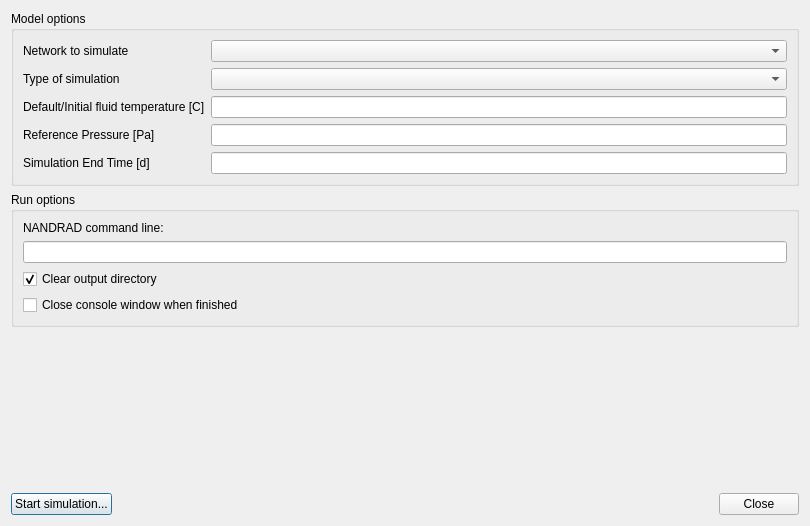
<?xml version="1.0" encoding="UTF-8"?>
<ui version="4.0">
 <class>SVSimulationStartNetworkSim</class>
 <widget class="QDialog" name="SVSimulationStartNetworkSim">
  <property name="geometry">
   <rect>
    <x>0</x>
    <y>0</y>
    <width>810</width>
    <height>526</height>
   </rect>
  </property>
  <property name="windowTitle">
   <string>Start hydraulic network simulation</string>
  </property>
  <layout class="QGridLayout" name="gridLayout_2">
   <item row="0" column="0" colspan="3">
    <widget class="QGroupBox" name="groupBox">
     <property name="title">
      <string>Model options</string>
     </property>
     <layout class="QFormLayout" name="formLayout">
      <item row="0" column="0">
       <widget class="QLabel" name="label_3">
        <property name="text">
         <string>Network to simulate</string>
        </property>
       </widget>
      </item>
      <item row="0" column="1">
       <widget class="QComboBox" name="comboBoxNetwork"/>
      </item>
      <item row="1" column="0">
       <widget class="QLabel" name="label_2">
        <property name="text">
         <string>Type of simulation</string>
        </property>
       </widget>
      </item>
      <item row="1" column="1">
       <widget class="QComboBox" name="comboBoxModelType"/>
      </item>
      <item row="2" column="0">
       <widget class="QLabel" name="label_4">
        <property name="text">
         <string>Default/Initial fluid temperature [C]</string>
        </property>
       </widget>
      </item>
      <item row="2" column="1">
       <widget class="QtExt::ValidatingLineEdit" name="lineEditDefaultFluidTemperature"/>
      </item>
      <item row="3" column="0">
       <widget class="QLabel" name="label_5">
        <property name="text">
         <string>Reference Pressure [Pa]</string>
        </property>
       </widget>
      </item>
      <item row="3" column="1">
       <widget class="QtExt::ValidatingLineEdit" name="lineEditReferencePressure">
        <property name="text">
         <string/>
        </property>
       </widget>
      </item>
      <item row="4" column="1">
       <widget class="QtExt::ValidatingLineEdit" name="lineEditEndTime"/>
      </item>
      <item row="4" column="0">
       <widget class="QLabel" name="label_6">
        <property name="text">
         <string>Simulation End Time [d]</string>
        </property>
       </widget>
      </item>
     </layout>
    </widget>
   </item>
   <item row="3" column="0">
    <widget class="QPushButton" name="pushButtonRun">
     <property name="text">
      <string>Start simulation...</string>
     </property>
    </widget>
   </item>
   <item row="3" column="1">
    <spacer name="horizontalSpacer">
     <property name="orientation">
      <enum>Qt::Horizontal</enum>
     </property>
     <property name="sizeHint" stdset="0">
      <size>
       <width>292</width>
       <height>20</height>
      </size>
     </property>
    </spacer>
   </item>
   <item row="3" column="2">
    <widget class="QPushButton" name="pushButtonClose">
     <property name="text">
      <string>Close</string>
     </property>
    </widget>
   </item>
   <item row="1" column="0" colspan="3">
    <widget class="QGroupBox" name="groupBox_2">
     <property name="title">
      <string>Run options</string>
     </property>
     <layout class="QGridLayout" name="gridLayout">
      <item row="1" column="0" colspan="2">
       <widget class="QLineEdit" name="lineEditCmdLine">
        <property name="readOnly">
         <bool>true</bool>
        </property>
       </widget>
      </item>
      <item row="3" column="0" colspan="2">
       <widget class="QCheckBox" name="checkBoxCloseConsoleWindow">
        <property name="text">
         <string>Close console window when finished</string>
        </property>
       </widget>
      </item>
      <item row="2" column="0" colspan="2">
       <widget class="QCheckBox" name="checkBoxClearOutputDir">
        <property name="text">
         <string>Clear output directory</string>
        </property>
        <property name="checked">
         <bool>true</bool>
        </property>
       </widget>
      </item>
      <item row="0" column="0">
       <widget class="QLabel" name="label">
        <property name="text">
         <string>NANDRAD command line:</string>
        </property>
       </widget>
      </item>
     </layout>
    </widget>
   </item>
   <item row="2" column="0">
    <spacer name="verticalSpacer">
     <property name="orientation">
      <enum>Qt::Vertical</enum>
     </property>
     <property name="sizeHint" stdset="0">
      <size>
       <width>20</width>
       <height>40</height>
      </size>
     </property>
    </spacer>
   </item>
  </layout>
 </widget>
 <customwidgets>
  <customwidget>
   <class>QtExt::ValidatingLineEdit</class>
   <extends>QLineEdit</extends>
   <header location="global">QtExt_ValidatingLineEdit.h</header>
  </customwidget>
 </customwidgets>
 <resources/>
 <connections/>
</ui>
